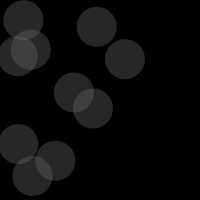
Frame 1 (no input)
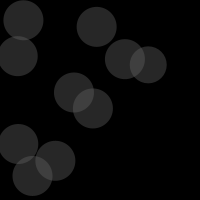
Frame 60 (the mouse pressed at the canvas centre just before this capture)
Frame 120 (the mouse held since frame 60 and released just before this capture): identical to frame 60, image omitted

The Processing sketch that drew these frames (run headless with seeded random() and noise(); from frame 60 on, the mouse is pressed at the canvas centre):

// Processing sketch: fadeaway
// ── fadeaway.pde

ArrayList<Point> points = new ArrayList();

void setup() {
    size(200,200);
    
    addPoints(10);
}

void draw() {
  background(0);
  
  for (Point p: points) {
    if (p.isAlive())
      p.draw();
  }
  
  if (frameCount % 40 == 0) {
    for (Point p: points) {
      if (!p.isAlive()) {
        awake(p);
      }
    }
  }
}

void awake(Point p) {
  p.setLife(int(random(100,1000)));
  p.position(random(15,width-15),random(15,height-15));
  p.setSize(int(random(15,40)));
}

void addPoints(int count) {
  for (int i=0;i< count; i++) {
    points.add(new Point(random(15,width-15),random(15,height-15),int(random(1000))));
  }
}


class Point {
  float x;
  float y;
  int life;
  int size = 40;
  
  Point (float x, float y, int life) {
     this.x = x;
     this.y = y;
     this.life = life < 0 ? 100: life;
  }
  
  void position(float x, float y) {
     this.x = x;
     this.y = y;
  }
  
  void setLife(int life) {
     this.life=life; 
  }
  
  void setSize(int size) {
     this.size = size; 
  }
  
  void draw() {
      noStroke();
      fill(100,100,100,100);
      arc(this.x, this.y, this.size, this.size, 0, PI*4, CHORD);
      
      this.life--;
  }
  
  boolean isAlive() {
     return this.life > 0; 
  }
}
